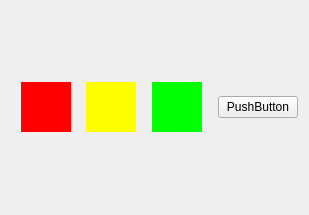
<?xml version="1.0" encoding="UTF-8"?>
<ui version="4.0">
 <class>Widget</class>
 <widget class="QWidget" name="Widget">
  <property name="geometry">
   <rect>
    <x>0</x>
    <y>0</y>
    <width>309</width>
    <height>215</height>
   </rect>
  </property>
  <property name="windowTitle">
   <string>Widget</string>
  </property>
  <layout class="QHBoxLayout" name="horizontalLayout">
   <item>
    <spacer name="horizontalSpacer_3">
     <property name="orientation">
      <enum>Qt::Horizontal</enum>
     </property>
     <property name="sizeHint" stdset="0">
      <size>
       <width>40</width>
       <height>20</height>
      </size>
     </property>
    </spacer>
   </item>
   <item>
    <widget class="QPushButton" name="redBtn">
     <property name="minimumSize">
      <size>
       <width>50</width>
       <height>50</height>
      </size>
     </property>
     <property name="styleSheet">
      <string notr="true">background-color: rgb(255, 0, 0);
border: none;</string>
     </property>
     <property name="text">
      <string/>
     </property>
    </widget>
   </item>
   <item>
    <spacer name="horizontalSpacer_4">
     <property name="orientation">
      <enum>Qt::Horizontal</enum>
     </property>
     <property name="sizeHint" stdset="0">
      <size>
       <width>40</width>
       <height>20</height>
      </size>
     </property>
    </spacer>
   </item>
   <item>
    <widget class="QPushButton" name="yellowBtn">
     <property name="minimumSize">
      <size>
       <width>50</width>
       <height>50</height>
      </size>
     </property>
     <property name="styleSheet">
      <string notr="true">background-color: rgb(255, 255, 0);
border: none;</string>
     </property>
     <property name="text">
      <string/>
     </property>
    </widget>
   </item>
   <item>
    <spacer name="horizontalSpacer_5">
     <property name="orientation">
      <enum>Qt::Horizontal</enum>
     </property>
     <property name="sizeHint" stdset="0">
      <size>
       <width>40</width>
       <height>20</height>
      </size>
     </property>
    </spacer>
   </item>
   <item>
    <widget class="QPushButton" name="greenBtn">
     <property name="minimumSize">
      <size>
       <width>50</width>
       <height>50</height>
      </size>
     </property>
     <property name="styleSheet">
      <string notr="true">background-color: rgb(0, 255, 0);
border: none;</string>
     </property>
     <property name="text">
      <string/>
     </property>
    </widget>
   </item>
   <item>
    <spacer name="horizontalSpacer">
     <property name="orientation">
      <enum>Qt::Horizontal</enum>
     </property>
     <property name="sizeHint" stdset="0">
      <size>
       <width>40</width>
       <height>20</height>
      </size>
     </property>
    </spacer>
   </item>
   <item>
    <widget class="QPushButton" name="button">
     <property name="text">
      <string>PushButton</string>
     </property>
    </widget>
   </item>
  </layout>
 </widget>
 <resources/>
 <connections/>
</ui>
